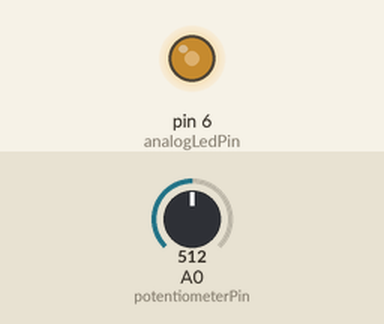
Bench run of a sketch on a simulated Arduino Uno, built with avr-gcc and run on an emulated ATmega328P. Parts: output pins drawn as LEDs (lit = HIGH). Inputs (shaded band) come from the test bench; at power-on: A0 (potentiometerPin) = 512. What the sketch prints to the serial monitor is not drawn.

Above: at 1.2 s.
1.3 s: A0 (potentiometerPin) set to 716
At 2.1 s:
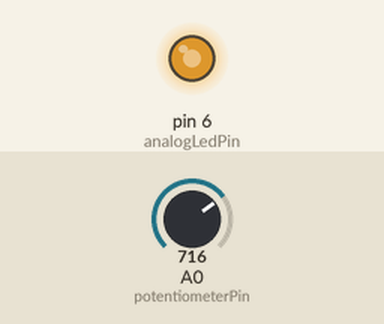
2.8 s: A0 (potentiometerPin) set to 900
At 3.2 s:
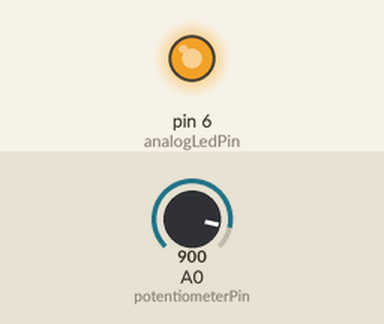
4.3 s: A0 (potentiometerPin) set to 122
At 5.5 s:
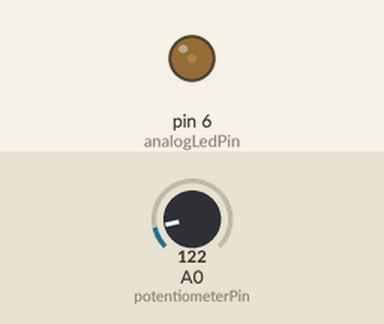
5.8 s: A0 (potentiometerPin) set to 0
At 6.7 s:
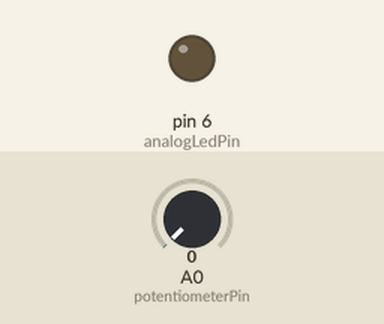
Timing chart, 0 to 8.3 s (numbered marks = the images above; inputs shaded):
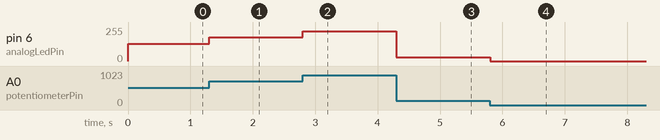

The sketch:

potentiometerFade.ino
```cpp
int analogLedPin = 6;
int potentiometerPin = A0;

void setup() {
  pinMode(analogLedPin, OUTPUT);

  Serial.begin(115200);
}

void loop() {
  // Control the LED brightness with the potentiometer
  // Note that max analogRead is 1023, while
  // max analogWrite is 255.

  Serial.println("Starting the loop function");

  int reading = analogRead(potentiometerPin);
  int brightness = reading / 4;

  Serial.println(reading);
  Serial.println(brightness);

  analogWrite(analogLedPin, brightness);

  delay(5);
}
```

Measured:
- after the input at 1.3 s, pin 6 (analogLedPin): 128/255 → 179/255 at once
- after the input at 2.8 s, pin 6 (analogLedPin): 179/255 → 225/255 at once
- after the input at 4.3 s, pin 6 (analogLedPin): 225/255 → 30/255 at once
- after the input at 5.8 s, pin 6 (analogLedPin): 30/255 → 0/255 at once
